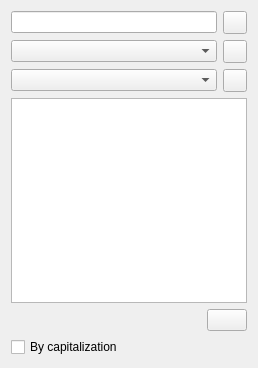
<?xml version="1.0" encoding="UTF-8"?>
<ui version="4.0">
 <class>TickerNeighbors</class>
 <widget class="QWidget" name="TickerNeighbors">
  <property name="geometry">
   <rect>
    <x>0</x>
    <y>0</y>
    <width>258</width>
    <height>368</height>
   </rect>
  </property>
  <property name="windowTitle">
   <string>Industries</string>
  </property>
  <layout class="QGridLayout" name="gridLayout">
   <item row="0" column="0">
    <widget class="QLineEdit" name="lineTicker"/>
   </item>
   <item row="0" column="1">
    <widget class="QToolButton" name="pushTicker">
     <property name="icon">
      <iconset resource="tht.qrc">
       <normaloff>:/images/query.png</normaloff>:/images/query.png</iconset>
     </property>
    </widget>
   </item>
   <item row="1" column="0">
    <widget class="QComboBox" name="comboSector"/>
   </item>
   <item row="1" column="1">
    <widget class="QToolButton" name="pushSector">
     <property name="icon">
      <iconset resource="tht.qrc">
       <normaloff>:/images/query.png</normaloff>:/images/query.png</iconset>
     </property>
    </widget>
   </item>
   <item row="2" column="0">
    <widget class="QComboBox" name="comboIndustry"/>
   </item>
   <item row="2" column="1">
    <widget class="QToolButton" name="pushIndustry">
     <property name="icon">
      <iconset resource="tht.qrc">
       <normaloff>:/images/query.png</normaloff>:/images/query.png</iconset>
     </property>
    </widget>
   </item>
   <item row="3" column="0" colspan="2">
    <widget class="QListWidget" name="listTickers">
     <property name="selectionMode">
      <enum>QAbstractItemView::ExtendedSelection</enum>
     </property>
     <property name="movement">
      <enum>QListView::Static</enum>
     </property>
     <property name="flow">
      <enum>QListView::TopToBottom</enum>
     </property>
     <property name="viewMode">
      <enum>QListView::IconMode</enum>
     </property>
    </widget>
   </item>
   <item row="4" column="0" colspan="2">
    <layout class="QHBoxLayout" name="horizontalLayout">
     <item>
      <widget class="QWidget" name="widgetExchanges" native="true"/>
     </item>
     <item>
      <spacer name="horizontalSpacer_2">
       <property name="orientation">
        <enum>Qt::Horizontal</enum>
       </property>
       <property name="sizeHint" stdset="0">
        <size>
         <width>13</width>
         <height>20</height>
        </size>
       </property>
      </spacer>
     </item>
     <item>
      <widget class="QPushButton" name="pushCopy">
       <property name="autoDefault">
        <bool>false</bool>
       </property>
      </widget>
     </item>
    </layout>
   </item>
   <item row="5" column="0" colspan="2">
    <widget class="QCheckBox" name="checkCap">
     <property name="text">
      <string>By capitalization</string>
     </property>
    </widget>
   </item>
  </layout>
 </widget>
 <tabstops>
  <tabstop>lineTicker</tabstop>
  <tabstop>pushTicker</tabstop>
  <tabstop>comboSector</tabstop>
  <tabstop>pushSector</tabstop>
  <tabstop>comboIndustry</tabstop>
  <tabstop>pushIndustry</tabstop>
  <tabstop>listTickers</tabstop>
  <tabstop>checkCap</tabstop>
  <tabstop>pushCopy</tabstop>
 </tabstops>
 <resources>
  <include location="tht.qrc"/>
 </resources>
 <connections>
  <connection>
   <sender>lineTicker</sender>
   <signal>returnPressed()</signal>
   <receiver>TickerNeighbors</receiver>
   <slot>slotFetch()</slot>
   <hints>
    <hint type="sourcelabel">
     <x>113</x>
     <y>21</y>
    </hint>
    <hint type="destinationlabel">
     <x>185</x>
     <y>22</y>
    </hint>
   </hints>
  </connection>
  <connection>
   <sender>pushTicker</sender>
   <signal>clicked()</signal>
   <receiver>TickerNeighbors</receiver>
   <slot>slotFetch()</slot>
   <hints>
    <hint type="sourcelabel">
     <x>257</x>
     <y>30</y>
    </hint>
    <hint type="destinationlabel">
     <x>245</x>
     <y>15</y>
    </hint>
   </hints>
  </connection>
  <connection>
   <sender>pushSector</sender>
   <signal>clicked()</signal>
   <receiver>TickerNeighbors</receiver>
   <slot>slotFetch()</slot>
   <hints>
    <hint type="sourcelabel">
     <x>257</x>
     <y>58</y>
    </hint>
    <hint type="destinationlabel">
     <x>234</x>
     <y>226</y>
    </hint>
   </hints>
  </connection>
  <connection>
   <sender>pushIndustry</sender>
   <signal>clicked()</signal>
   <receiver>TickerNeighbors</receiver>
   <slot>slotFetch()</slot>
   <hints>
    <hint type="sourcelabel">
     <x>257</x>
     <y>86</y>
    </hint>
    <hint type="destinationlabel">
     <x>202</x>
     <y>257</y>
    </hint>
   </hints>
  </connection>
  <connection>
   <sender>pushCopy</sender>
   <signal>clicked()</signal>
   <receiver>TickerNeighbors</receiver>
   <slot>slotCopy()</slot>
   <hints>
    <hint type="sourcelabel">
     <x>256</x>
     <y>334</y>
    </hint>
    <hint type="destinationlabel">
     <x>185</x>
     <y>311</y>
    </hint>
   </hints>
  </connection>
  <connection>
   <sender>checkCap</sender>
   <signal>toggled(bool)</signal>
   <receiver>TickerNeighbors</receiver>
   <slot>slotFilterAndFetch()</slot>
   <hints>
    <hint type="sourcelabel">
     <x>86</x>
     <y>343</y>
    </hint>
    <hint type="destinationlabel">
     <x>306</x>
     <y>342</y>
    </hint>
   </hints>
  </connection>
  <connection>
   <sender>listTickers</sender>
   <signal>activated(QModelIndex)</signal>
   <receiver>TickerNeighbors</receiver>
   <slot>slotActivated(QModelIndex)</slot>
   <hints>
    <hint type="sourcelabel">
     <x>133</x>
     <y>124</y>
    </hint>
    <hint type="destinationlabel">
     <x>324</x>
     <y>125</y>
    </hint>
   </hints>
  </connection>
  <connection>
   <sender>checkCap</sender>
   <signal>toggled(bool)</signal>
   <receiver>TickerNeighbors</receiver>
   <slot>slotCheckboxChanged()</slot>
   <hints>
    <hint type="sourcelabel">
     <x>20</x>
     <y>355</y>
    </hint>
    <hint type="destinationlabel">
     <x>19</x>
     <y>392</y>
    </hint>
   </hints>
  </connection>
 </connections>
 <slots>
  <slot>slotCopy()</slot>
  <slot>slotFetch()</slot>
  <slot>slotFilterAndFetch()</slot>
  <slot>slotActivated(QModelIndex)</slot>
 </slots>
</ui>
